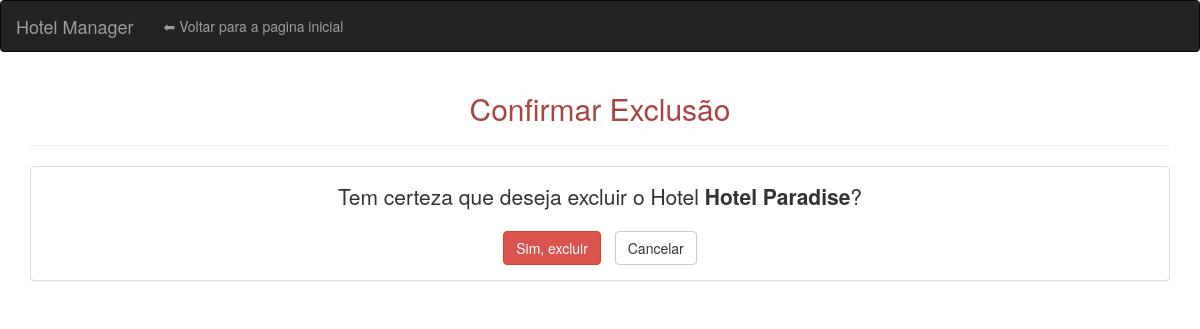
The app's page /deletar_hotel/1/, older data.
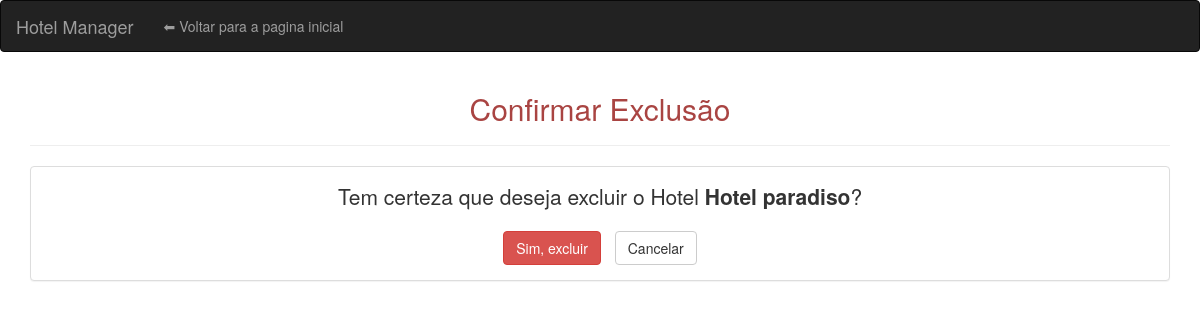
The same page, newer data.
### ReserVou/models.py (models this page shows, shortened)
class Hotel (models.Model):
    nome = models.CharField(max_length = 100, null = False, blank = False)
    endereco = models.CharField(max_length = 150, null = False, blank = False)

### ReserVou/views.py (the view)
# urls.py: path('deletar_hotel/<int:hotel_id>/', views.deletar_hotel, name = 'deletar_hotel'),
def deletar_hotel(request, hotel_id):
    hotel = get_object_or_404(Hotel, id=hotel_id)
    if request.method == 'POST':
        hotel.delete()
        return redirect('gerenciar_hoteis')
    return render(request, 'ReserVou/hotel/confirmar_deletar_hotel.html', {'hotel': hotel})

### ReserVou/templates/ReserVou/hotel/confirmar_deletar_hotel.html (shortened to what this page needs)
<!DOCTYPE html>
<html lang="pt">
<head>
    <link rel="stylesheet" href="https://maxcdn.bootstrapcdn.com/bootstrap/3.4.1/css/bootstrap.min.css">
</head>
<body>
    <nav class="navbar navbar-inverse">
        <div class="container-fluid">
            <div class="navbar-header">
                <a class="navbar-brand" href="{% url 'home' %}">Hotel Manager</a>
            </div>
            <ul class="nav navbar-nav">
                <li><a href="{% url 'home' %}">⬅ Voltar para a pagina inicial</a></li>
            </ul>
        </div>
    </nav>
    <div class="container">
        <h2 class="text-center text-danger">Confirmar Exclusão</h2>
        <hr>
        <div class="panel panel-default">
            <div class="panel-body">
                <p class="lead text-center">
                    Tem certeza que deseja excluir o Hotel <strong>{{ hotel.nome }}</strong>?
                </p>
                <form method="post" class="text-center">
                    <button type="submit" class="btn btn-danger">Sim, excluir</button>
                    <a href="{% url 'home' %}" class="btn btn-default" style="margin-left: 10px;">Cancelar</a>
                </form>
            </div>
        </div>
    </div>
</body>
</html>

Row changes from the older to the newer data that the page shows:
changed Hotel: nome "Hotel Paradise" → "Hotel paradiso"
